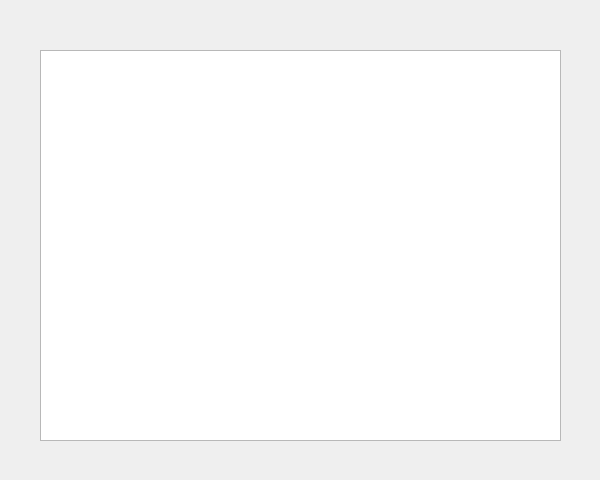
<?xml version="1.0" encoding="UTF-8"?>
<ui version="4.0">
 <class>serveDialog</class>
 <widget class="QDialog" name="serveDialog">
  <property name="geometry">
   <rect>
    <x>0</x>
    <y>0</y>
    <width>600</width>
    <height>480</height>
   </rect>
  </property>
  <property name="windowTitle">
   <string>服务员</string>
  </property>
  <widget class="QTableWidget" name="table">
   <property name="geometry">
    <rect>
     <x>40</x>
     <y>50</y>
     <width>521</width>
     <height>391</height>
    </rect>
   </property>
   <property name="styleSheet">
    <string notr="true"/>
   </property>
  </widget>
 </widget>
 <resources/>
 <connections/>
</ui>
